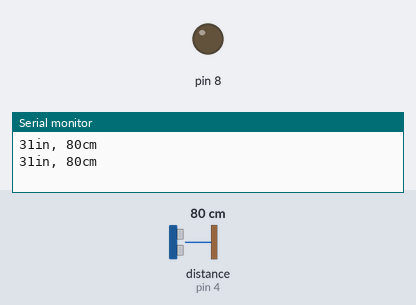
This sketch was run on a simulated Arduino Uno, built with avr-gcc and run on an emulated ATmega328P. On the bench: output pins drawn as LEDs (lit = HIGH), the last lines printed to the serial monitor. Wiring (inferred from the names in the program): ultrasonic range finder: trigger pin 2; echo pin 4. The inputs (shaded band) are chosen by the test bench; at power-on: distance to the obstacle (sensor on pin 4) 80 cm. The echo pulse lasts 58.3 µs per cm; pins used as bus, display or sensor lines are not drawn.

Above: at 3.8 s.
3.9 s: distance to the obstacle (sensor on pin 4) set to 23 cm
7.8 s: distance to the obstacle (sensor on pin 4) set to 19 cm
At 9.7 s:
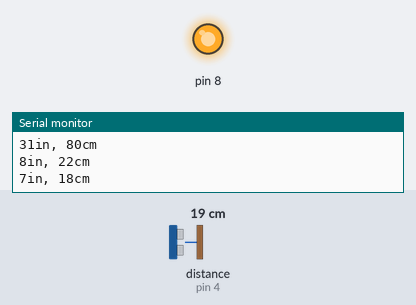
11.7 s: distance to the obstacle (sensor on pin 4) set to 35 cm
At 13.3 s:
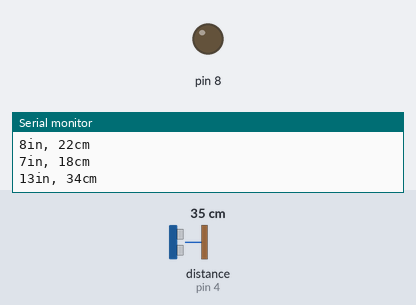
15.6 s: distance to the obstacle (sensor on pin 4) set to 2 cm
At 19.1 s:
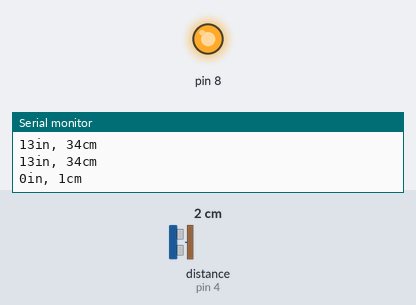
Timing chart, 0 to 20.5 s (numbered marks = the images above; inputs shaded):
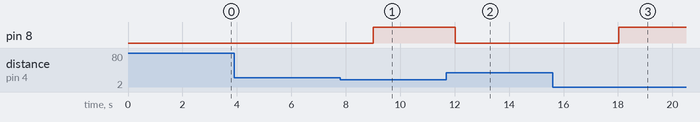

Measured:
- the behaviour switches between 22 and 21 cm on distance to the obstacle (sensor on pin 4) (found by bisection; images 0 and 1)
- after the input at 7.8 s, pin 8: LOW → HIGH after 1.2 s
- after the input at 11.7 s, pin 8: HIGH → LOW after 0.32 s
- after the input at 15.6 s, pin 8: LOW → HIGH after 2.4 s

The sketch:

fan_controlled_with_ultrasonic.ino
```cpp
const int trigPin = 2;
const int echoPin = 4;
int fan=8;
void setup() {
  Serial.begin(9600);
  pinMode(8,OUTPUT);
}
void loop()
{
  long duration, inches, cm;
  pinMode(trigPin, OUTPUT);
  digitalWrite(trigPin, LOW);
  delayMicroseconds(2);
  digitalWrite(trigPin, HIGH);
  delayMicroseconds(10);
  digitalWrite(trigPin, LOW);
  pinMode(echoPin, INPUT);
  duration = pulseIn(echoPin, HIGH);
  inches = microsecondsToInches(duration);
  cm = microsecondsToCentimeters(duration);
  Serial.print(inches);
  Serial.print("in, ");
  Serial.print(cm);
  Serial.print("cm");
  Serial.println();
  if(cm<=20)
  digitalWrite(8,1);
  else
    digitalWrite(8,0);


  delay(3000);
}
long microsecondsToInches(long microseconds)
{
  return microseconds / 74 / 2;
}
long microsecondsToCentimeters(long microseconds)
{
  return microseconds / 29 / 2;
}
```
